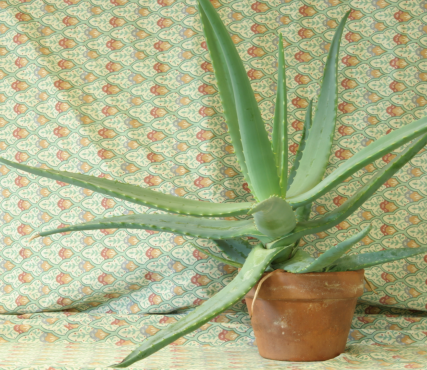
#> input picture stereo-vision/src/python/view0.png, 427 x 370 px
$ python stereo.py
#> lines starting #> are read from the running program, lines starting #| are printed output that depends on the picture
import numpy as np
import cv2
import math
import matplotlib.pyplot as plt
from scipy import ndimage, signal
from tqdm import *

RIGHT_IMAGE = 'view0.png'
LEFT_IMAGE = 'view1.png'

'''
flow :
- get Images
- apply gaussian smoothening
- run mathcing and generate the disparityMap
- apply nearest neighbour and mean filter to depthMap
- run for multiple Views
'''

data_directories = ["Aloe"]

def getWindow(arr,x,y,windowSize):
    ''' Given a 2D-array, returns an nxn array whose "center" element is arr[x,y]'''
    arr=np.roll(np.roll(arr,shift=-x+1,axis=0),shift=-y+1,axis=1)
    return arr[:windowSize,:windowSize]

def mean2(x):
    y = np.sum(x) / np.size(x);
    return y

def corr2(a,b):
    a = a - mean2(a)
    b = b - mean2(b)
    r = (a*b).sum() / math.sqrt((a*a).sum() * (b*b).sum());
    return r

def load_image( infilename ) :
#> called with infilename = 'view0.png'
	rgbimg = cv2.imread(infilename,0)
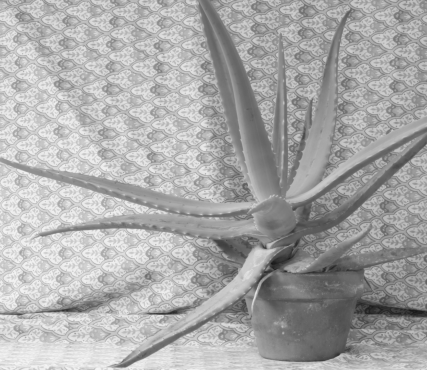
#> rgbimg: shape (370, 427); min 24, max 245, mean 169.3
	res = cv2.resize(rgbimg,None,fx=0.5, fy=0.5, interpolation = cv2.INTER_CUBIC)
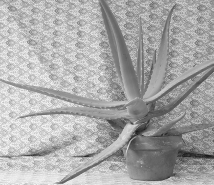
#> res: shape (185, 214); min 24, max 247, mean 169.3
	data = np.asarray(res, dtype='double')
	return data

def save_image( npdata, outfilename ) :
	img = Image.fromarray( np.asarray( np.clip(npdata,0,255), dtype="uint8"), "L" )
	img.save( outfilename )

def preProcessImage(image,type,filterParam):
	if(type=='gaussian'):
		filteredImage = ndimage.filters.gaussian_filter(image,sigma=filterParam)
		return filteredImage

def postProcessDepth(depthMap, edgeRight, height, width,type, iters):
	filteredDepth = np.array(depthMap,copy=True)
	for k in range(1,iters):
		for i in range(height+1,height-1):
			for j in range(width+1,width-1):
				if(edgeRight[i][j] == 0):
					filteredDepth[i][j] = (depthMap[i][j+1] + depthMap[i][j-1] + depthMap[i+1][j] + depthMap[i-1][j])/4
		depthMap = filteredDepth
	return filteredDepth

def getNCC(rightImage,leftImage,i,j,windowSize):
	nElements = windowSize**2
	meanL,meanR,crossCumSum,cummSumR,cummSumL = 0.0,0.0,0.0,0.0,0.0
	for m in range(i-windowSize,i+windowSize):
		for n in range(j-windowSize,j+windowSize):
			meanR += rightImage[m][n] / nElements
			meanL += leftImage[m][n] / nElements

	for m in range(i-windowSize,i+windowSize):
		for n in range(j-windowSize,j+windowSize):
			cummSumR += (rightImage[m][n] - meanR)**2
			cummSumL += (leftImage[m][n] -  meanL)**2
			crossCumSum += (rightImage[m][n] - meanR)*(leftImage[m][n] -  meanL)

	return crossCumSum / math.sqrt(cummSumR * cummSumL)


def getDepthMap(rightImage,leftImage, edgeRight, edgeLeft, corrWindowSize , minOffset, maxOffset, matchType ):
	height,width = rightImage.shape[0],leftImage.shape[1]
	disparityMap = np.zeros((height,width))
	disparityMask = np.zeros((height,width))
	windowSize = (corrWindowSize-1)/2
	for i in tqdm(range(windowSize, height - windowSize)):
	# for i in tqdm(range(windowSize, windowSize+1)):
		# print i
		for j in range(windowSize,width - windowSize):
			if(edgeRight[i][j]):
				# [14 lines of commented-out code are left out]
				maxCorr = getNCC(rightImage,leftImage,i,j,windowSize)
				for k in range(j,width-windowSize-1):
					# newPatchSumLeft =  np.sum(leftImage[i-windowSize:i+windowSize][k-windowSize:k+windowSize] * leftImage[i-windowSize:i+windowSize][k-windowSize:k+windowSize])**(0.5)
					# newPatchValLeft = getWindow(leftImage,i,k,windowSize) / newPatchSumLeft
					Corr = getNCC(rightImage,leftImage,i,k,windowSize)
					if(maxCorr < Corr):
						maxCorr = Corr
						disparityMap[i][j] = k-j

				disparityMask[i][j]	= 1
				# if(maxCorr < 0.7 or disparityMap[i][j] > maxOffset):
				if(disparityMap[i][j] > maxOffset):
					disparityMap[i][j] = 0
					# edgeRight[i][j] = 0
					disparityMask[i][j] = 0
			else:
				disparityMask[i][j]	= 0
	return disparityMap,disparityMask

if __name__ == "__main__":
	rightImage = load_image(RIGHT_IMAGE)
	leftImage = load_image(LEFT_IMAGE)
#> call 2 of load_image, with infilename = 'view1.png'
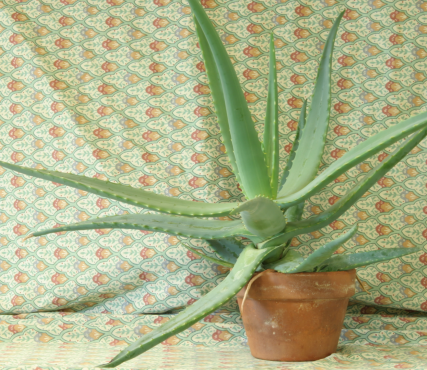
#> input picture stereo-vision/src/python/view1.png, 427 x 370 px
#> in load_image (call 2), `rgbimg = cv2.imread(infilename,0)`:
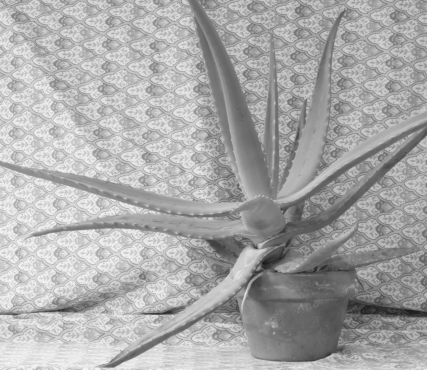
#> rgbimg: shape (370, 427); min 23, max 245, mean 169.3
#> in load_image (call 2), `res = cv2.resize(rgbimg,None,fx=0.5, fy=0.5, interpolation = cv2.INTER..`:
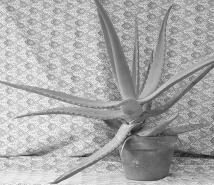
#> res: shape (185, 214); min 24, max 247, mean 169.3

	height,width = rightImage.shape[0],leftImage.shape[1]
#> height = 185; width = 214

	filteredRightImage = preProcessImage(rightImage,'gaussian',0.1)
	filteredLeftImage = preProcessImage(leftImage,'gaussian',0.1)

	edgeRight = cv2.Canny(rightImage.astype(dtype=np.uint8),120,250)
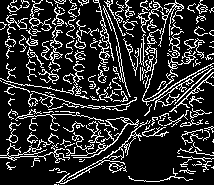
#> edgeRight: shape (185, 214); 18.4% white in thin lines or dots
	edgeLeft = cv2.Canny(leftImage.astype(dtype=np.uint8),120,250)
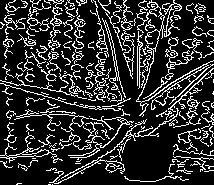
#> edgeLeft: shape (185, 214); 18.9% white in thin lines or dots

	imgplot = plt.imshow(edgeRight)
	plt.show()

	print(">>>>>>>>> Retrieving Depth ... ")

	depthMap, depthMask = getDepthMap(filteredRightImage,filteredLeftImage,edgeLeft,edgeRight,19,0,30,'SSD')
#> after the loop in getDepthMap, `for i in tqdm(range(windowSize, height - windowSize)):`: disparityMap: shape (185, 214) float64; every value is 0
#> (the run stopped early here; a loop or call above may not have finished)
